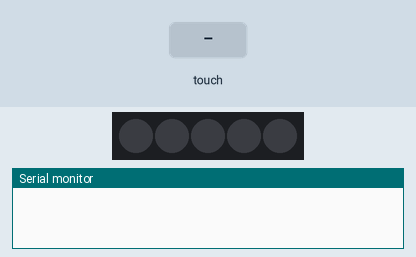
Recording of a sketch running on a simulated Arduino Uno, built with avr-gcc and run on an emulated ATmega328P. Parts: 5 RGB LEDs in strip order, left to right, the last lines printed to the serial monitor. Inputs (shaded band) come from the test bench. Dim RGB values are drawn brighter than linear; random numbers use the default seed unless the sketch sets one.

Above: at 1.2 s.
1.3 s: touch panel pressed at 13 % / 70 % of its raw x / y range
At 2.1 s:
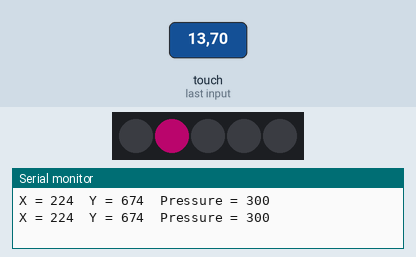
2.9 s: touch panel pressed at 38 % / 70 % of its raw x / y range
At 3.6 s:
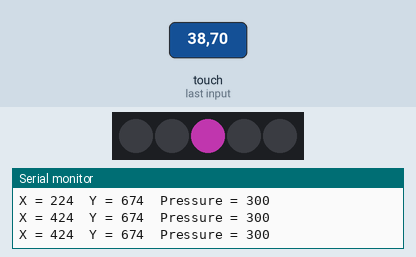
4.5 s: touch panel pressed at 62 % / 70 % of its raw x / y range
At 5.0 s:
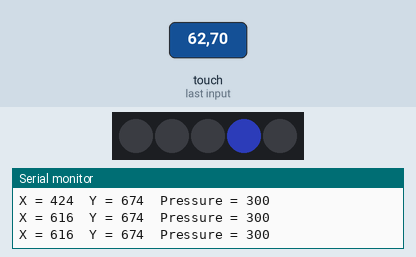
6.1 s: touch panel pressed at 13 % / 10 % of its raw x / y range
At 7.6 s:
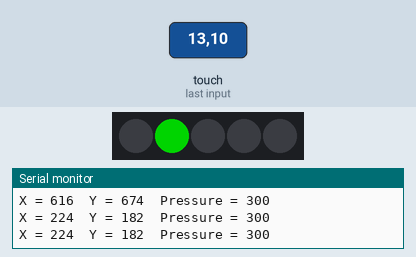
Timing chart, 0 to 8.6 s (numbered marks = the images above; inputs shaded):
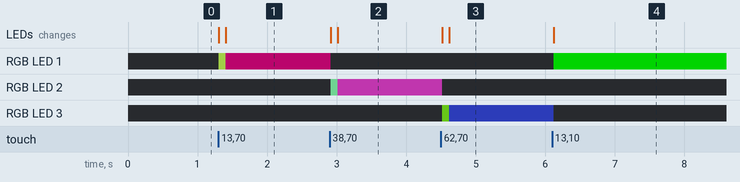

The sketch:

main.ino
```cpp
#include "TouchScreen.h"
#include <Adafruit_NeoPixel.h>
#include <stdint.h>

#define YP A2 // must be an analog pin, use "An" notation!
#define XM A3 // must be an analog pin, use "An" notation!
#define YM A0 // can be a digital pin (8)
#define XP A1 // can be a digital pin (9)

Adafruit_NeoPixel strip = Adafruit_NeoPixel(5, 7, NEO_GRB + NEO_KHZ800);
TouchScreen ts = TouchScreen(XP, YP, XM, YM, 300);

void setup(void) {
    Serial.begin(9600);
    strip.begin();
}

// x --> 0 to 830
// y --> 0 to 750

void printLocation(TSPoint &p) {
    Serial.print("X = ");
    Serial.print(p.x);
    Serial.print("\tY = ");
    Serial.print(p.y);
    Serial.print("\tPressure = ");
    Serial.println(p.z);
}

void loop(void) {
    TSPoint p = ts.getPoint();

    if (p.z > ts.pressureThreshhold) {
        printLocation(p);

        for (uint8_t i = 0; i < strip.numPixels(); i++) {
            strip.setPixelColor(i, 0, 0, 0);
        }

        // X axis determines which NeoPixel to turn on
        uint8_t x = 0;
        if (p.x <= 160) {
            x = 0;
        } else if (p.x > 160 && p.x <= 320) {
            x = 1;
        } else if (p.x > 320 && p.x < 480) {
            x = 2;
        } else if (p.x > 480 && p.x < 640) {
            x = 3;
        } else if (p.x > 640) {
            x = 4;
        }

        // Y determines color of NeoPixel
        uint32_t color = 0;
        if (p.y < 150) {
            color = strip.Color(128, 0, 0);
        } else if (p.y > 150 && p.y <= 300) {
            color = strip.Color(0, 128, 0);
        } else if (p.y > 300 && p.y <= 450) {
            color = strip.Color(0, 0, 128);
        } else if (p.y > 450 && p.y <= 600) {
            color = strip.Color(128, 0, 128);
        } else if (p.y > 600) {
            color = strip.Color(random(0, 128), random(0, 128), random(0, 128));
        }

        strip.setPixelColor(x, color);
        strip.show();
    }

    delay(100);
}
```

Measured:
- after the input at 1.3 s, RGB LED 1: off → RGB(89, 113, 39) at once, → RGB(72, 2, 42) 0.10 s later; the LEDs: first change at once (image 1 shows a later state)
- after the input at 2.9 s, RGB LED 1: RGB(72, 2, 42) → off at once; RGB LED 2: off → RGB(67, 126, 88) at once, → RGB(85, 24, 77) 0.10 s later; the LEDs: first change at once (image 2 shows a later state)
- after the input at 4.5 s, RGB LED 2: RGB(85, 24, 77) → off at once; RGB LED 3: off → RGB(51, 98, 12) at once, → RGB(17, 23, 71) 0.10 s later; the LEDs: first change at once (image 3 shows a later state)
- after the input at 6.1 s, RGB LED 1: off → RGB(0, 128, 0) at once; RGB LED 3: RGB(17, 23, 71) → off at once; the LEDs: change at once (image 4)
